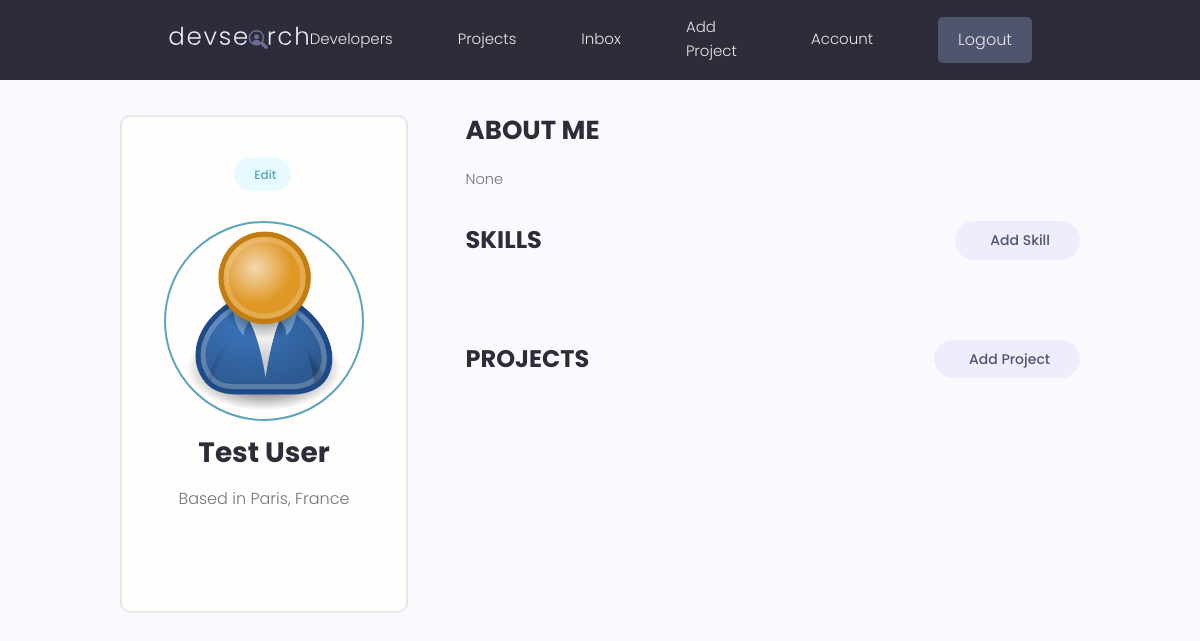
Screenshot of /account/ (signed in) with the database file from the repository.
### users/models.py (models this page shows, shortened)
class Profile(models.Model):
    user = models.OneToOneField(User, on_delete=models.CASCADE, null=True, blank=True )
    first_name = models.CharField(max_length=100)
    last_name = models.CharField(max_length=100)
    username = models.CharField(max_length=80, null=True, blank=True)
    email = models.EmailField(max_length=80, null=True, blank=True)
    city = models.CharField(max_length=100)
    country = models.CharField(max_length=100)
    short_intro = models.CharField(max_length=200, blank=True, null=True)
    bio = models.TextField(blank=True, null=True)
    profile_image = models.ImageField(null=True, blank=True, upload_to='profile-pics/', default="profile-pics/user-default.png")
    social_github = models.CharField(max_length=200, blank=True, null=True)
    social_twitter = models.CharField(max_length=200, blank=True, null=True)
    social_linkedin = models.CharField(max_length=200, blank=True, null=True)
    social_youtube = models.CharField(max_length=200, blank=True, null=True)
    social_website = models.CharField(max_length=200, blank=True, null=True)
    created_date = models.DateTimeField(auto_now_add=True)
    id = models.UUIDField(default=uuid.uuid4, unique=True, primary_key=True, editable=False)

### users/views.py (the view)
# urls.py: path('account/', views.userAccount, name='account'),
@login_required(login_url='login')
def userAccount(request):
    profile = request.user.profile
    skills = profile.skill_set.all()
    projects = profile.project_set.all()
    context = {'profile' : profile, 'skills' : skills, 'projects' : projects}
    return render(request, 'users/account.html', context=context)

### users/templates/users/account.html (shortened to what this page needs)
{% extends 'main.html' %}
{% block content %}
  <main class="settingsPage profile my-md">
    <div class="container">
      <div class="layout">
        <div class="column column--1of3">
          <div class="card text-center">
            <div class="card__body dev">
              <a class="tag tag--pill tag--main settings__btn" href="{% url 'edit-account' %}"> Edit</a>
              <img class="avatar avatar--xl dev__avatar" src="{{profile.profile_image.url}}" />
              <h2 class="dev__name">{{profile.first_name}} {{profile.last_name}}</h2>
              <p class="dev__location">Based in {{profile.city}}, {{profile.country}}</p>
            </div>
          </div>
        </div>
        <div class="column column--2of3">
          <div class="devInfo">
            <h3 class="devInfo__title">About Me</h3>
            <p class="devInfo__about">{{profile.short_intro}}</p>
          </div>
          <div class="settings">
            <h3 class="settings__title">Skills</h3>
            <a class="tag tag--pill tag--sub settings__btn tag--lg" href="{% url 'add-skill' %}"> Add Skill</a>
          </div>
          <div class="settings">
            <h3 class="settings__title">Projects</h3>
            <a class="tag tag--pill tag--sub settings__btn tag--lg" href="{% url 'project-form' %}"> Add Project</a>
          </div>
        </div>
      </div>
    </div>
  </main>
  {% endblock %}

### static/styles/app.css (style rules this page uses)
:root { --color-sub: #2d2d39; }
.card { border: 2px solid var(--color-light); }
img { width: 100%; }
.profile .card > .dev { padding: 4rem; }
.dev__avatar { display: block; margin: auto; }
.dev__name { color: var(--color-sub); font-size: 2.8rem; font-weight: 700; margin-top: 1rem; margin-bottom: 0.5rem; }
.dev__location { margin-top: 1rem; }
.devInfo { margin-bottom: 3rem; }
.devInfo__title, .devInfo__subtitle { font-size: 2.6rem; color: var(--color-sub); text-transform: uppercase; font-weight: 700; margin-bottom: 1.5rem; }
.devInfo__about, .devSkill__info { font-size: 1.45rem; line-height: 1.7; text-align: justify; }
.settingsPage .dev > .settings__btn { display: inline-block; margin-bottom: 3rem; }
.settings { display: flex; justify-content: space-between; align-items: center; }
.settings__title { font-size: 2.4rem; text-transform: uppercase; font-weight: 700; color: var(--color-sub); }

### static/uikit/styles/modules/_variables.css (style rules this page uses)
:root { --color-main: #5aa5b9; --color-main-light: #e6faff; --color-sub: #3f4156; --color-sub-light: #51546e; --color-sub-lighter: #ededfd; --color-text: #737373; --color-gray: #8b8b8b; --color-light: #e5e7eb; --color-light-gray: #767676; --color-bg: #f8fafd; --color-white: #fffefd; --color-white-light: #f3f3f3; --color-success: #359e64; --color-success-bg: #def8e8; --color-error: #fc4b0b; --color-error-bg: #fff2ee; --font-base: 'Poppins', arial, helvetica, 'Segoe UI', roboto, ubuntu, sans-serif; --font-monospace: 'Fira Code', 'Courier New', courier, monospace; --font-regular: 300; --font-medium: 500; --font-bold: 700; --generic-shadow: 1px 1px 5px #00000010; --generic-transition: all 0.3s ease-in-out; }

### static/uikit/styles/modules/_base.css (style rules this page uses)
* { margin: 0; padding: 0; box-sizing: border-box; text-rendering: optimizeLegibility; color: inherit; font-size: inherit; }
html { font-size: 50%; }
@media only screen and (min-width: 480px) { html { font-size: 56.25%; } }
@media only screen and (min-width: 1200px) { html { font-size: 62.5%; } }
body { line-height: 1.6; font-weight: 400; font-size: 1.5rem; color: var(--color-text); background-color: var(--color-bg); min-height: 100vh; }

### static/uikit/styles/modules/_typography.css (style rules this page uses)
* { font-family: var(--font-base); }
h2 { font-size: 3.6rem; font-weight: var(--font-bold); }
h3 { font-size: 3.2rem; font-weight: var(--font-medium); }
p, span, strong { font-size: 1.6rem; color: var(--color-text); font-weight: var(--font-regular); }
a { padding-bottom: 2px; text-decoration: none; display: inline-block; color: var(--color-main); font-weight: var(--font-medium); }

### static/uikit/styles/modules/_utilities.css (style rules this page uses)
.container { width: 92%; max-width: 165rem; margin: 0 auto; box-sizing: border-box; }
@media screen and (min-width: 1000px) { .container { width: 90%; } }
@media screen and (min-width: 1200px) { .container { width: 80%; } }
.text-center { text-align: center; }
.my-md { margin: 3rem auto; }

### static/uikit/styles/modules/_avatar.css (style rules this page uses)
.avatar { border-radius: 50%; border: 2px solid var(--color-main); object-fit: cover; }
.avatar--xl { height: 20rem; width: 20rem; }

### static/uikit/styles/modules/_card.css (style rules this page uses)
.card { border-radius: 1rem; background-color: var(--color-white); border: 1.5px solid var(--color-light); width: auto; height: auto; margin-top: 0.5rem; margin-bottom: 0.5rem; overflow: hidden; }
.card__body, .card__header { padding: 2rem 2.5rem; }

### static/uikit/styles/modules/_tag.css (style rules this page uses)
.tag { display: inline-flex; align-items: center; background-color: var(--color-sub); height: -webkit-fit-content; height: -moz-fit-content; height: fit-content; width: -webkit-fit-content; width: -moz-fit-content; width: fit-content; border-radius: 0.5rem; padding: 0.5rem 1.5rem; font-size: 1.2rem; cursor: pointer; }
.tag:not(:last-child) { margin-right: 0.25rem; margin-bottom: 0.75rem; }
.tag--pill { border-radius: 5rem; }
.tag--main, .tag--main > small { background: var(--color-main-light); color: var(--color-main); font-weight: 500; }
.tag--sub, .tag--sub > small { background: var(--color-sub-lighter); color: var(--color-sub-light); font-weight: 500; }
.tag--lg { padding: 0.8rem 3rem; font-size: 1.4rem; }

### static/uikit/styles/modules/_layout.css (style rules this page uses)
.layout { display: flex; flex-flow: row wrap; justify-content: space-between; }
.layout > .column { margin-bottom: 3rem; }
.layout > .column.column--1of3 { flex-basis: 30%; }
.layout > .column.column--2of3 { flex-basis: 64%; }

### rows the page displays
Profile: profile_image (placeholder picture), first_name "Test", last_name "User", city "Paris", country "France", short_intro "None"
